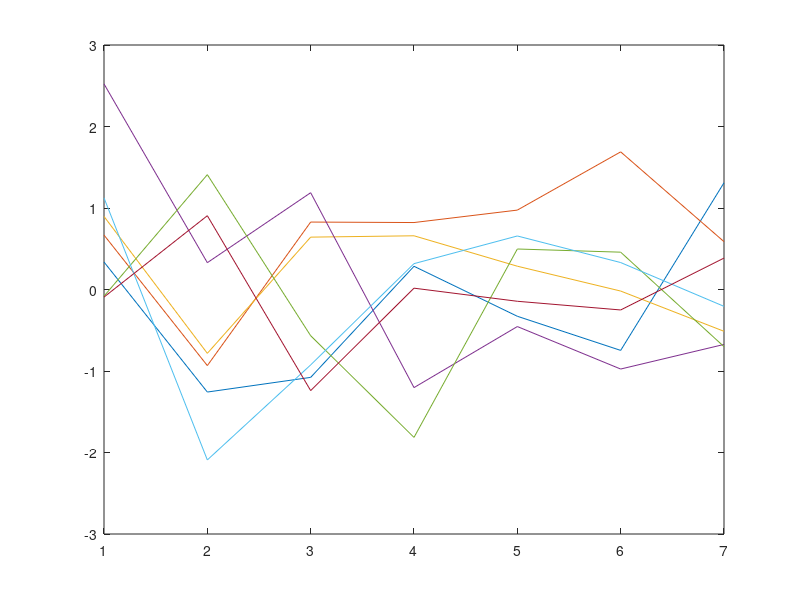

Recreate this plot in MATLAB. (Note: this script raises an error after producing the figure.)
clear all; close all; clc
iFig = 0;

% grab colors
h = plot(randn(7));
for i = 1:7; colors(i,:) = h(i).Color; end
close all

%% *** Initialize Plotting Tools ******************************************



% model colors
figure(1);close(1);figure(1);
cc = plot(randn(7));
Mcolors(1 ,:) = cc(1).Color;
Mcolors(2 ,:) = cc(1).Color;
Mcolors(3 ,:) = cc(2).Color;
Mcolors(4 ,:) = cc(3).Color;
Mcolors(5 ,:) = cc(4).Color;
Mcolors(6 ,:) = cc(4).Color;
Mcolors(7 ,:) = cc(5).Color;
Mcolors(8 ,:) = cc(5).Color;
Mcolors(9 ,:) = cc(6).Color;
Mcolors(10,:) = cc(7).Color;
Mcolors(11,:) = cc(7).Color;
Mcolors(12,:) = cc(7).Color;
Mcolors(13,:) = 0.7*[1,1,1];
Mcolors(14,:) = 0.0*[1,1,1];
close(1)

% model markers
Mmarkers = ['v','v','p','s','s','^','^','*','h','o','o','o','+','+'];

% target names
targNames = [{'Qe'},{'Qh'},{'NEE'}];

% stats names
statNames = [   {'Root Mean Squared Error'},
                {'Mean Bias Error'},
                {'Correlation Coefficient (R)'},
                {'Normalizd Mean Absolute Error'},
                {'5th Percetile Discrepancy'},
                {'95th Percentil Discrepancy'},
                {'2nd Moment discrepancy'},
                {'3rd Moment Discrepancy'},
                {'4th Moment Discrepancy'},
                {'Distribution Overlap'},
                {'Normalized Mutual Information'}];
            
% model names
modelNames = [ ...
    {'CABLE.2.0'}
    {'CABLE_2.0_SLI.vxh599_r553'}
    {'CHTESSEL'}
    {'COLASSiB.2.0'}
    {'ISBA_SURFEX_3l.SURFEX7.3'}
    {'ISBA_SURFEX_dif.SURFEX7.3'}
    {'JULES.3.1'}
    {'JULES3.1_altP'}
    {'Mosaic.1'}
    {'Noah.2.7.1'}
    {'Noah.3.2'}
    {'Noah.3.3'}
    %              {'ORCHIDEE.trunk_r1401'}
    %              {'SUMMA.1.0.exp.01.000'}
    %              {'SUMMA.1.0.exp.01.001'}
    %              {'SUMMA.1.0.exp.01.002'}
    %              {'SUMMA.1.0.exp.01.003'}
    %              {'SUMMA.1.0.exp.01.004'}
    %              {'SUMMA.1.0.exp.01.005'}
    %              {'SUMMA.1.0.exp.01.006'}
    %              {'SUMMA.1.0.exp.01.007'}
    %              {'SUMMA.1.0.exp.01.008'}
    %              {'SUMMA.1.0.exp.01.009'}
    {'Manabe_Bucket.2 '}
    {'Penman_Monteith.1'}];

%% *** Load Data **********************************************************

% load local results
fname = './results/stats_local_anns.mat';
load(fname);
localStats = stats; clear stats;

% load global results
fname = './results/stats_global_anns.mat';
load(fname);
globalStats = stats; clear stats;

% count number of stats
statsMark = fieldnames(localStats(1).all.ann);
Nstats = length(statsMark);

% other dimensions
Ny = length(globalStats);
Nmodels = length(globalStats(1).all.model);
Nsites = length(localStats(1).site);

% prepare ann data
annMI = zeros(Ny,2);
for y = 1:Ny
    annMI(y,1) = localStats(y).all.ann.(statsMark{Nstats});
    annMI(y,2) = globalStats(y).all.ann.(statsMark{Nstats});
end % y-loop

% prepare model data
modelMI = zeros(Ny,Nmodels);
for y = 1:Ny
    for m = 1:Nmodels
        modelMI(y,m) = globalStats(y).all.model(m).(statsMark{Nstats});
    end
end % y-loop

%% *** Calculate Missing Info Fractions ***********************************

% info missing from models
Um = repmat(annMI(:,1),[1,Nmodels]) - modelMI;

% info missing from forcings (bounded)
Ud = 1 - repmat(annMI(:,1),[1,Nmodels]);

% total missing info
Ut = 1 - modelMI;

% fractions
Umf = Um./Ut;
Udf = Ud./Ut;

% screen report
fprintf('--- Fraction of Unexplained Entropy due to Data Error ----------\n');
disp([min(Udf')',max(Udf')'])
fprintf('--- Fraction of Unexplained Entropy due to Model Error ---------\n');
disp([min(Umf')',max(Umf')'])

% HILF 
HILF = (annMI(:,1)-annMI(:,2))./annMI(:,1)

%% *** Plot All Benchmark Results *****************************************

% set up figure
iFig = iFig+1; figure(iFig); close(iFig); figure(iFig);
set(gcf,'color','w');
set(gcf,'position',[2121         821          824         433]);

% plot ann data
b = bar(annMI); hold on;
b(1).FaceColor = 0.8*ones(3,1);
b(2).FaceColor = 0.3*ones(3,1);

% plot model data
for m = 1:Nmodels
    plot((1:3)-0.125,modelMI(:,m),'--',...
        'linewidth',1,...
        'markersize',10,...
        'marker',Mmarkers(m));
end

% aesthetics
set(gca,'fontsize',22);
grid on

% labels
ylabel(statNames{s},'fontsize',24);
set(gca,'xticklabel',targNames);
leg = legend([{'Local Benchmark'};{'Global Benchmark'};modelNames],'location','se');
leg.FontSize = 9;
    
% save figure
figure(iFig);
set(gcf,'PaperPositionMode','auto')
saveas(gcf,'figures/Figure 2 - Benchmark Results.png');

%% *** Make Plumber-Type Plots ********************************************

% % stats gorupings used by Best et al. (2015)
% I1 = [2,3,4,7];
% I2 = [5,6];
% I3 = [8,9,10];
% 
% % stats ratios plotting nonsense
% updn = [-1,-1,1,-1,-1,-1,0,-1,-1,1,1];
% 
% % calculate rankings
% stat = zeros(4,Nsites,Nmodels-2,Ny,Nstats)/0;
% rank = zeros(4,Nsites,Nmodels-2,Ny,Nstats)/0;
% group = zeros(4,Ny,Nmodels,3);
% for m = 1:Nmodels-2
%     for y = 1:Ny
%         for s = 1:Nstats
%             for i = 1:Nsites
%                 
%                 % concatenate stats
%                 stat(:,i,m,y,s)  = [globalStats(y).site(i).ann.(statsMark{s}),...
%                     globalStats(y).site(i).model(m).(statsMark{s}),...
%                     globalStats(y).site(i).model(Nmodels-1).(statsMark{s}),...
%                     globalStats(y).site(i).model(Nmodels).(statsMark{s})];
%                 
%                 if updn(s) ~= 0
%                     stat(:,i,m,y,s) = -updn(s)*stat(:,i,m,y,s);
%                 else
%                     stat(:,i,m,y,s) = abs(stat(:,i,m,y,s));
%                 end
%                 
%                 % calculate ranks
%                 [~,rank(:,i,m,y,s)] = sort(stat(:,i,m,y,s));
%             end % i-loop
%         end % s-loop
%         
%         % average rankings
%         for r = 1:4
%             a = squeeze(rank(r,:,m,y,I1)); group(r,y,m,1) = mean(a(:));
%             a = squeeze(rank(r,:,m,y,I2)); group(r,y,m,2) = mean(a(:));
%             a = squeeze(rank(r,:,m,y,I3)); group(r,y,m,3) = mean(a(:));
%         end % r-loop
%         
%     end % y-loop
% end % m-loop
% 
% % remove where models don't predict NEE
% group(3:4,3,:,:) = 0/0;
% group(1:2,[3:6,8:12],:,:) = 0/0;
% 
% % plot
% for s = 1:Nstats
%     
%     % set up figure
%     iFig = iFig+1; figure(iFig); close(iFig); figure(iFig);
%     set(gcf,'color','w');
%     set(gcf,'position',[2024         131        1154        1246]);
%     
%     for y = 1:Ny-1
%         
%         % subplot
%         subplot(Ny-1,1,y);
%         
%         % plot
% %         bar(squeeze(group(:,y,1:Nmodels-2,g))')
%         bar(squeeze(mean(rank(:,:,1:Nmodels-2,y,s),2))');
%         
%         % labels
%         set(gca,'fontsize',16);
%         ylabel('Average Rank','fontsize',20);
%         title(strcat(statNames{s},' -- ',targNames{y}),'fontsize',20);
%         set(gca,'xticklabel',modelNames);
%         xtickangle(gca,60)
%         
%     end %y-loop
% end % g-loop

%% *** END PROGRAM ********************************************************